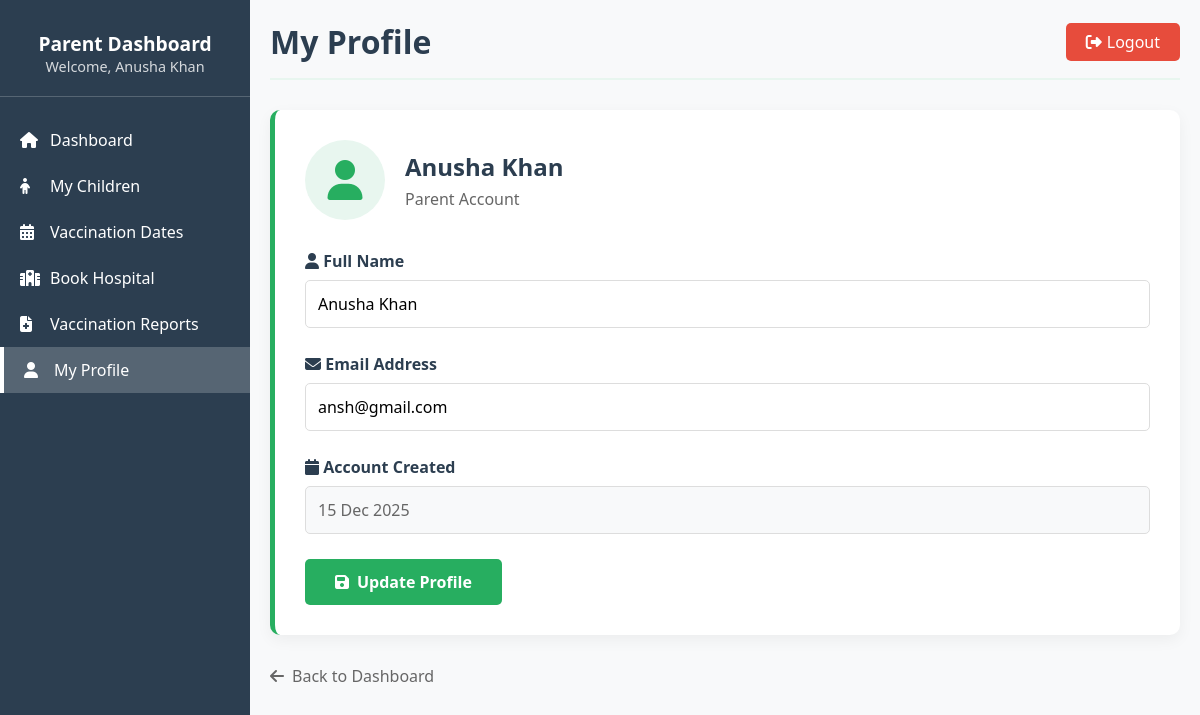
Screenshot of /parent/profile.php (signed in) with the database file from the repository.
### tables this page shows
CREATE TABLE `users` (
  `user_id` int(11) NOT NULL,
  `role` varchar(20) NOT NULL,
  `name` varchar(100) NOT NULL,
  `email` varchar(100) NOT NULL,
  `password` varchar(255) NOT NULL,
  `created_at` datetime DEFAULT current_timestamp()
);

### parent/profile.php (the view, shortened to what this page needs)
<?php
require_once '../includes/config.php';
$parent_id = $_SESSION['user_id'];
$sql = "SELECT name, email, created_at FROM users WHERE user_id = '$parent_id'";
$result = mysqli_query($conn, $sql);
$parent = mysqli_fetch_assoc($result);
?>
<!DOCTYPE html>
<html lang="en">
<head>
    <link rel="stylesheet" href="https://cdnjs.cloudflare.com/ajax/libs/font-awesome/6.4.0/css/all.min.css">
</head>
<body>
    <div class="dashboard-container">
        <div class="sidebar">
            <div class="sidebar-header">
                <h2>Parent Dashboard</h2>
                <p style="font-size: 0.9rem; opacity: 0.8;">Welcome, <?php echo $_SESSION['name']; ?></p>
            </div>
            <div class="sidebar-menu">
                <a href="dashboard.php" class="menu-item">
                    <i class="fas fa-home"></i> Dashboard
                </a>
                <a href="children.php" class="menu-item">
                    <i class="fas fa-child"></i> My Children
                </a>
                <a href="vaccination_dates.php" class="menu-item">
                    <i class="fas fa-calendar-alt"></i> Vaccination Dates
                </a>
                <a href="book_hospital.php" class="menu-item">
                    <i class="fas fa-hospital"></i> Book Hospital
                </a>
                <a href="reports.php" class="menu-item">
                    <i class="fas fa-file-medical"></i> Vaccination Reports
                </a>
                <a href="profile.php" class="menu-item active">
                    <i class="fas fa-user"></i> My Profile
                </a>
            </div>
        </div>
        <div class="main-content">
            <div class="header">
                <h1>My Profile</h1>
                <a href="../logout.php" class="logout-btn">
                    <i class="fas fa-sign-out-alt"></i> Logout
                </a>
            </div>
            <div class="profile-card">
                <div class="profile-header">
                    <div class="profile-icon">
                        <i class="fas fa-user"></i>
                    </div>
                    <div class="profile-info">
                        <h2><?php echo htmlspecialchars($parent['name']); ?></h2>
                        <p>Parent Account</p>
                    </div>
                </div>
                <form method="POST">
                    <div class="form-group">
                        <label><i class="fas fa-user"></i> Full Name</label>
                        <input type="text" name="name" value="<?php echo htmlspecialchars($parent['name']); ?>" required>
                    </div>
                    <div class="form-group">
                        <label><i class="fas fa-envelope"></i> Email Address</label>
                        <input type="email" name="email" value="<?php echo htmlspecialchars($parent['email']); ?>" required>
                    </div>
                    <div class="form-group">
                        <label><i class="fas fa-calendar"></i> Account Created</label>
                        <input type="text" value="<?php echo date('d M Y', strtotime($parent['created_at'])); ?>" readonly>
                    </div>
                    <button type="submit" class="btn">
                        <i class="fas fa-save"></i> Update Profile
                    </button>
                </form>
            </div>
            <div style="text-align: center; margin-top: 30px;">
                <a href="dashboard.php" class="back-link">
                    <i class="fas fa-arrow-left"></i> Back to Dashboard
                </a>
            </div>
        </div>
    </div>
</body>
</html>

### parent/profile.php (style rules this page uses)
:root { --primary-color: #27ae60; --secondary-color: #2ecc71; --sidebar-bg: #2c3e50; --light-color: #e8f6ef; --text-color: #2c3e50; }
* { margin: 0; padding: 0; box-sizing: border-box; font-family: 'Segoe UI', Tahoma, Geneva, Verdana, sans-serif; }
body { background-color: #f8f9fa; color: var(--text-color); }
.dashboard-container { display: flex; min-height: 100vh; }
.sidebar { width: 250px; background: var(--sidebar-bg); color: white; padding: 20px 0; }
.sidebar-header { padding: 0 20px 20px; border-bottom: 1px solid rgba(255, 255, 255, 0.2); text-align: center; }
.sidebar-header h2 { font-size: 1.2rem; margin-top: 10px; }
.sidebar-menu { padding: 20px 0; }
.menu-item { display: flex; align-items: center; padding: 12px 20px; color: white; text-decoration: none; transition: all 0.3s; }
.menu-item.active { background: rgba(255, 255, 255, 0.2); border-left: 4px solid white; }
.menu-item i { margin-right: 10px; width: 20px; }
.main-content { flex: 1; padding: 20px; }
.header { display: flex; justify-content: space-between; align-items: center; margin-bottom: 30px; padding-bottom: 15px; border-bottom: 2px solid var(--light-color); }
.logout-btn { background: #e74c3c; color: white; border: none; padding: 8px 20px; border-radius: 5px; cursor: pointer; font-weight: 500; text-decoration: none; display: inline-flex; align-items: center; gap: 5px; }
.profile-card { background: white; border-radius: 10px; padding: 30px; box-shadow: 0 5px 15px rgba(0, 0, 0, 0.05); margin-bottom: 30px; border-left: 5px solid var(--primary-color); }
.form-group { margin-bottom: 25px; }
label { display: block; margin-bottom: 8px; font-weight: 600; color: var(--text-color); }
input { width: 100%; padding: 12px; border: 1px solid #ddd; border-radius: 5px; font-size: 1rem; transition: border 0.3s; }
input[readonly] { background: #f8f9fa; color: #666; }
.btn { background: var(--primary-color); color: white; padding: 12px 30px; border: none; border-radius: 5px; cursor: pointer; font-weight: 600; font-size: 1rem; transition: background 0.3s; display: inline-flex; align-items: center; gap: 8px; }
.back-link { display: inline-block; margin-top: 20px; color: #666; text-decoration: none; display: flex; align-items: center; gap: 8px; }
.profile-header { display: flex; align-items: center; margin-bottom: 30px; }
.profile-icon { width: 80px; height: 80px; background: var(--light-color); border-radius: 50%; display: flex; align-items: center; justify-content: center; margin-right: 20px; color: var(--primary-color); font-size: 2.5rem; }
.profile-info h2 { color: var(--text-color); margin-bottom: 5px; }
.profile-info p { color: #666; }

### rows the page displays
users: name "Anusha Khan", email "ansh@gmail.com", created_at "15 Dec 2025"

### other values shown
$_SESSION['name'] "Anusha Khan"
